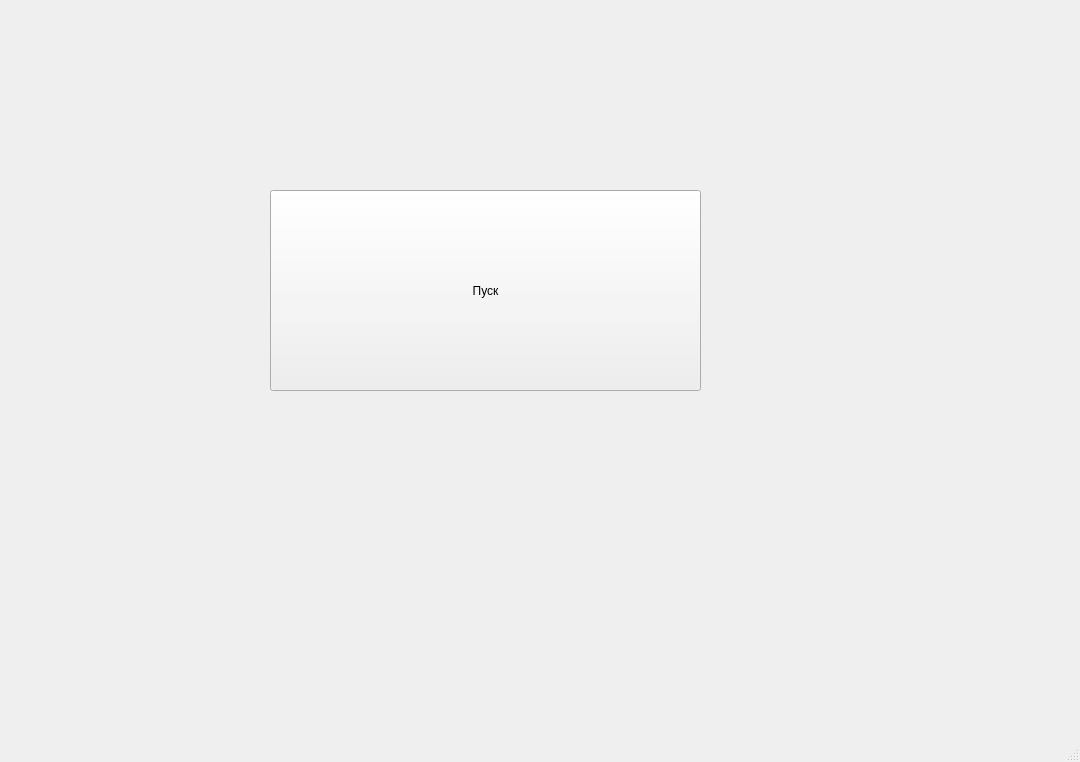
<?xml version="1.0" encoding="UTF-8"?>
<ui version="4.0">
 <class>MainWindow</class>
 <widget class="QMainWindow" name="MainWindow">
  <property name="geometry">
   <rect>
    <x>0</x>
    <y>0</y>
    <width>1080</width>
    <height>762</height>
   </rect>
  </property>
  <property name="windowTitle">
   <string>MainWindow</string>
  </property>
  <widget class="QWidget" name="centralwidget">
   <widget class="QPushButton" name="pushButton">
    <property name="geometry">
     <rect>
      <x>270</x>
      <y>190</y>
      <width>431</width>
      <height>201</height>
     </rect>
    </property>
    <property name="text">
     <string>Пуск</string>
    </property>
   </widget>
  </widget>
  <widget class="QMenuBar" name="menubar">
   <property name="geometry">
    <rect>
     <x>0</x>
     <y>0</y>
     <width>1080</width>
     <height>26</height>
    </rect>
   </property>
  </widget>
  <widget class="QStatusBar" name="statusbar"/>
 </widget>
 <resources/>
 <connections/>
</ui>
